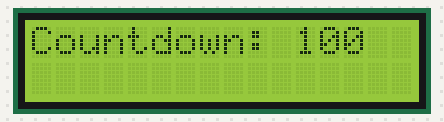
The program below on a simulated Raspberry Pi Pico running MicroPython. On the bench: 16×2 character LCD. Library files of the repository ran but are not shown: pico_i2c_lcd.py; what the program prints to the serial console is not drawn. At 10.6 s the program stops and its outputs stay as they are.

Above: at 0.12 s.
At 1.37 s:
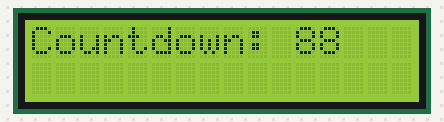
At 2.72 s:
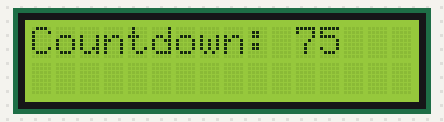
At 5.33 s:
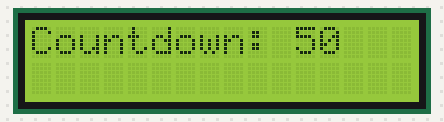
At 7.94 s:
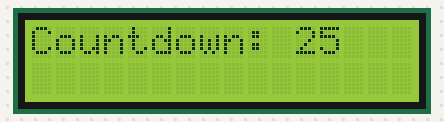
At 10.5 s:
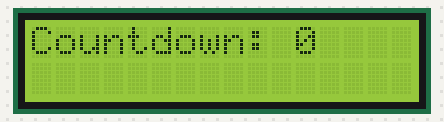

The program:

lesicd.py
```python
from machine import I2C, Pin
from pico_i2c_lcd import I2cLcd
from time import sleep
import math
NUMBER_OF_ROWS = 2
NUMBER_OF_COLUMNS = 16

i2c = I2C(0, sda=Pin(0), scl=Pin(1), freq=400000)
I2C_ADDR = 39 #vul hier adres in
lcd = I2cLcd(i2c, I2C_ADDR, NUMBER_OF_ROWS, NUMBER_OF_COLUMNS)

lcd.clear()
lcd.blink_cursor_off()
lcd.hide_cursor()
count = lcd.putstr("Countdown: ")
for i in range(100, -1, -1):
    print(i)
    lcd.move_to(11,0)
    lcd.putstr(str(i) + "  ")
    sleep(0.1)
```
